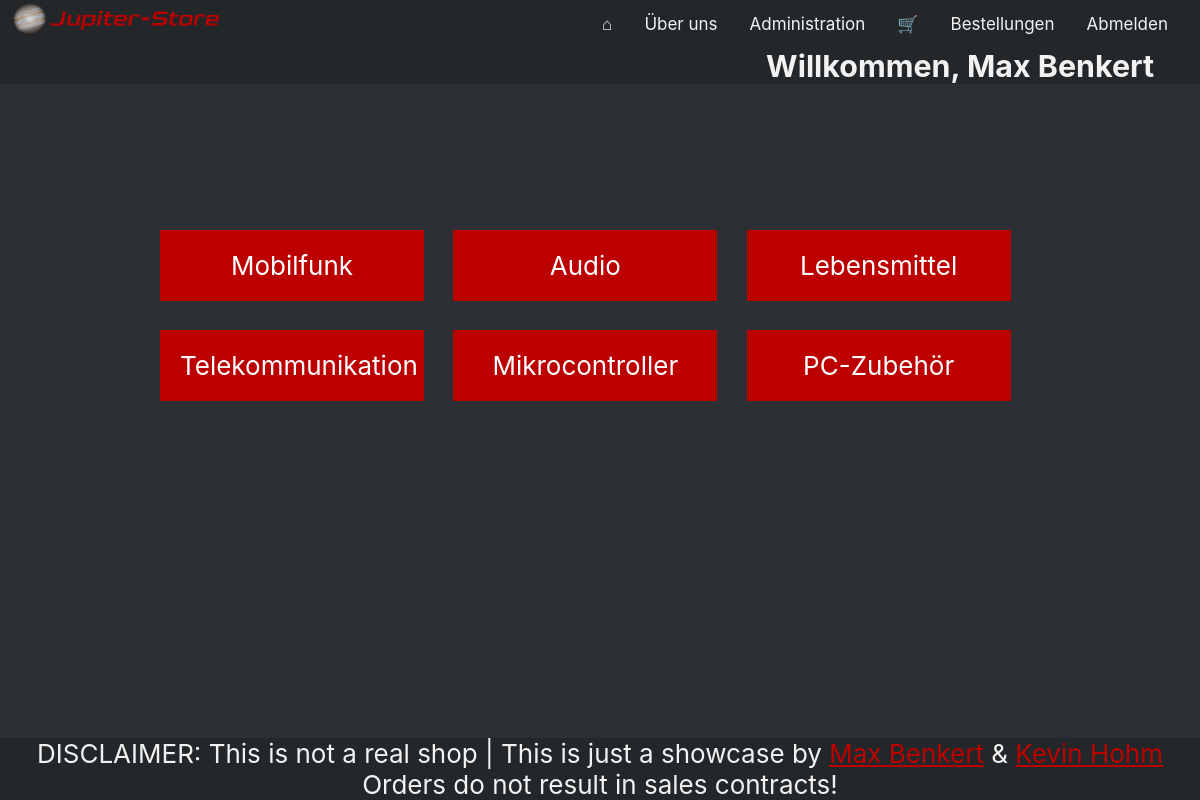
Screenshot of / (signed in) with the database file from the repository.
### tables this page shows
CREATE TABLE IF NOT EXISTS `article_category` (
  `id` int(11) NOT NULL AUTO_INCREMENT,
  `name` varchar(255) NOT NULL DEFAULT '',
  PRIMARY KEY (`id`)
);

### src/php_include/db_article.php (called while the page is built, shortened)
<?php
function db_get_categories()
{
    $mysqli = db_connect();
    $sql    = "SELECT * FROM article_category";
    $res    = $mysqli->query($sql);
    if ($res->num_rows > 0) {
        $categorys = array();
        $i         = 0;
        while ($row = $res->fetch_assoc()) {
            $categorys[$i]       = new Category();
            $categorys[$i]->id   = $row["id"];
            $categorys[$i]->name = $row["name"];
            $i++;
        }
        return $categorys;
    } else {
        return false;
    }
}
?>

### src/index.php (the view, shortened to what this page needs)
<?php
require_once("php_include/db_article.php");
$categories = db_get_categories();
foreach ($categories as $category) {
    echo "<a class='stealth__a' href='category.php?id=" . $category->id . "&category=" . $category->name . "'>
        <div class='box'><center>" . $category->name . "</center></div></a>";
}

### src/css/base.css (style rules this page uses)
* { margin:0; padding:0; }
body { padding-top: 70px; background-color: #2C2F33; color: #f2f2f2; font-family: -apple-system, BlinkMacSystemFont, 'Segoe UI', Roboto, Oxygen, Ubuntu, Cantarell, 'Open Sans', 'Helvetica Neue', sans-serif; font-size: 26px; }
.box { float: left; width: 30%; margin-right: 3.33333%; margin-bottom: 3.33333%; padding: 20px 20px; background: rgb(188, 0, 0); box-sizing: border-box; }
.stealth__a { color: white; }

### src/css/footer.css (style rules this page uses)
footer { position: fixed; left: 0; bottom: 0; width: 100%; background-color: #23272A; color: #f2f2f2; text-align: center; }
footer a:link { color: rgb(188,0,0); }

### rows the page displays
article_category: name "Mobilfunk"
article_category: name "Audio"
article_category: name "Lebensmittel"
article_category: name "Telekommunikation"
article_category: name "Mikrocontroller"
article_category: name "PC-Zubehör"

### other values shown
unserialize($_SESSION["user"])->firstname "Max"
unserialize($_SESSION["user"])->lastname "Benkert"
